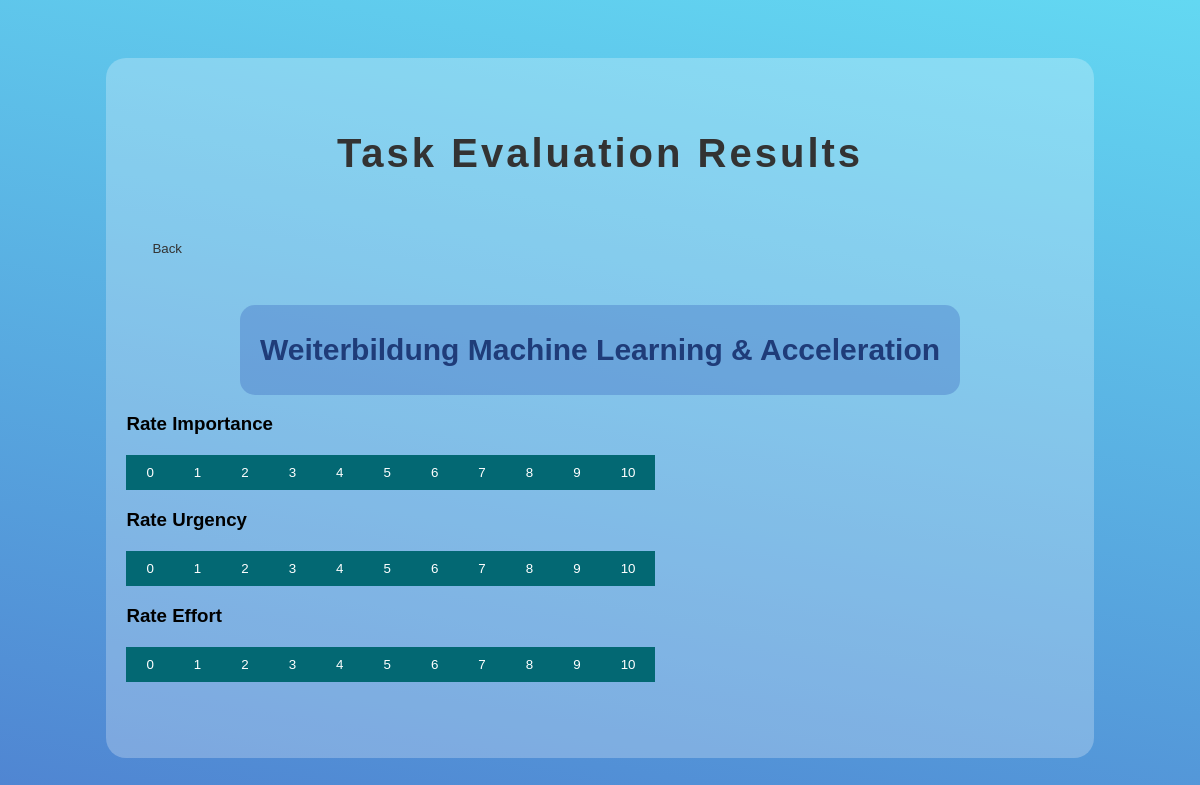
Before: /evaluate_tasks with the older database file.
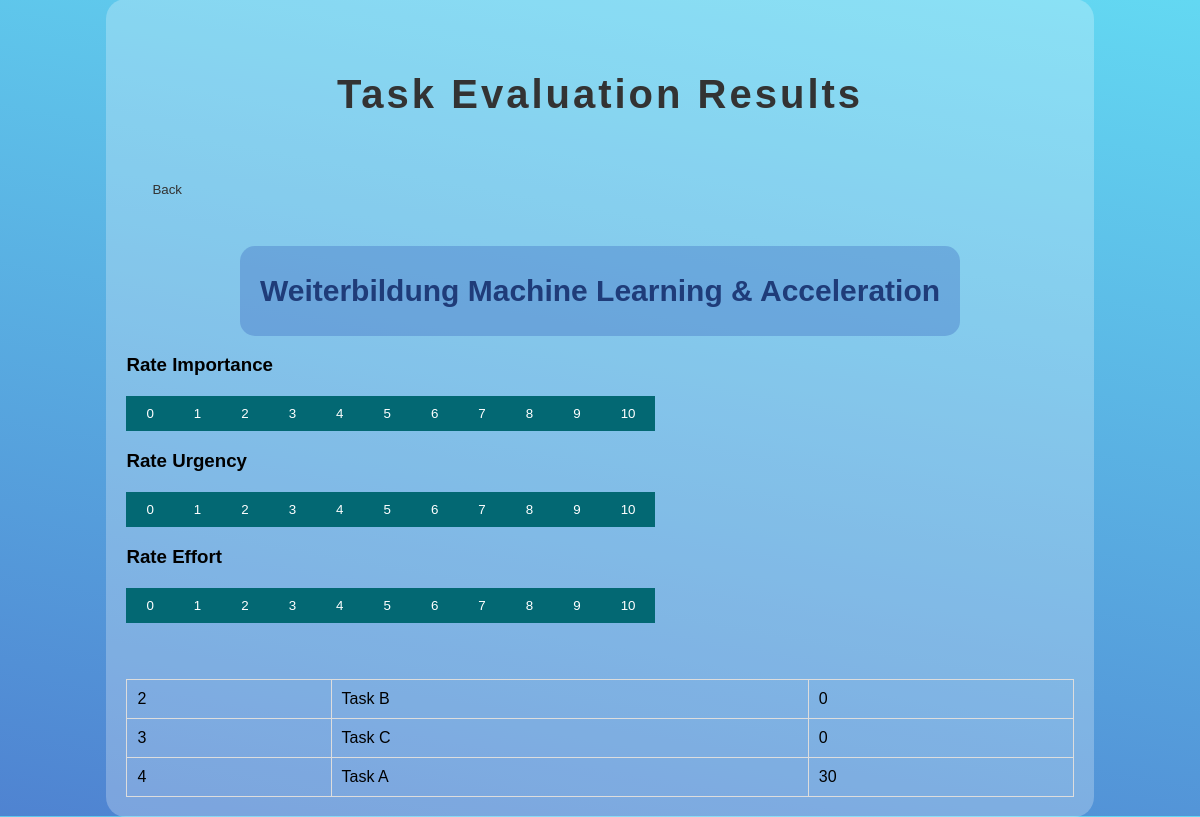
After: the same page with the newer database file.
### main_app.py (models this page shows, shortened)
class IT_db(db.Model):
    task_id=db.Column(db.Integer, primary_key=True)
    name=db.Column(db.String(200), nullable=False)
    Importance_Score=db.Column(db.Integer)

### main_app.py (the view)
@app.route('/evaluate_tasks', methods=['GET', 'POST'])
def evaluate_tasks_route():
    IT_df, UT_df, ET_df = evaluate_tasks(df_tasks)
    IT_list = IT_db.query.all()
    return render_template('evaluate.html', title='Evaluate Page',
                           IT_df=IT_df, UT_df=UT_df, ET_df=ET_df,
                           IT_list=IT_list,
                           attribute=attribute)

### WEBAPP_funcs.py (called while the page is built)
def evaluate_tasks(df_tasks):
    tasks = df_tasks['Tasks'].tolist()
    IT_df = pd.DataFrame({'Tasks': tasks, 'Importance_Score': 0})
    UT_df = pd.DataFrame({'Tasks': tasks, 'Urgency_Score': 0})
    ET_df = pd.DataFrame({'Tasks': tasks, 'Effort_Score': 0})
    for task in tasks:
        importance_key = f"importance_{task}"
        urgency_key = f"urgency_{task}"
        effort_key = f"effort_{task}"
        importance_score = 1
        urgency_score = 2
        effort_score = 3
        IT_df.loc[IT_df['Tasks'] == task, 'Importance_Score'] = importance_score
        UT_df.loc[UT_df['Tasks'] == task, 'Urgency_Score'] = urgency_score
        ET_df.loc[ET_df['Tasks'] == task, 'Effort_Score'] = effort_score
    return IT_df, UT_df, ET_df

### templates/evaluate.html (shortened to what this page needs)
<!DOCTYPE html>
<html lang="de">
<head>
    <link rel="stylesheet" href="{{ url_for('static', filename='style_evaluate.css')}}">
</head>
<body>
    <div class="container" >
        <h2>Task Evaluation Results</h2>
        <form action="/">
            <button type="submit">
                <i class="fas fa-caret-left" style="padding-right: 5px;"></i>
                Back
            </button>
        </form>
        <br>
        <div class="center">
            <h4>Weiterbildung Machine Learning & Acceleration</h4>
        </div>
        <h3>Rate Importance</h3>
        <div class="btn-group">
            <form action=/update_scores method="POST"><button type="submit" name="IT_value" value="0">0</button></form>
            <form action=/update_scores method="POST"><button type="submit" name="IT_value" value="1">1</button></form>
            <form action=/update_scores method="POST"><button type="submit" name="IT_value" value="2">2</button></form>
            <form action=/update_scores method="POST"><button type="submit" name="IT_value" value="3">3</button></form>
            <form action=/update_scores method="POST"><button type="submit" name="IT_value" value="4">4</button></form>
            <form action=/update_scores method="POST"><button type="submit" name="IT_value" value="5">5</button></form>
            <form action=/update_scores method="POST"><button type="submit" name="IT_value" value="6">6</button></form>
            <form action=/update_scores method="POST"><button type="submit" name="IT_value" value="7">7</button></form>
            <form action=/update_scores method="POST"><button type="submit" name="IT_value" value="8">8</button></form>
            <form action=/update_scores method="POST"><button type="submit" name="IT_value" value="9">9</button></form>
            <form action=/update_scores method="POST"><button type="submit" name="IT_value" value="10">10</button></form>
        </div>
        <h3>Rate Urgency</h3>
        <div class="btn-group">
            <form action=/update_scores method="POST"><button>0</button></form>
            <form action=/update_scores method="POST"><button>1</button></form>
            <form action=/update_scores method="POST"><button>2</button></form>
            <form action=/update_scores method="POST"><button>3</button></form>
            <form action=/update_scores method="POST"><button>4</button></form>
            <form action=/update_scores method="POST"><button>5</button></form>
            <form action=/update_scores method="POST"><button>6</button></form>
            <form action=/update_scores method="POST"><button>7</button></form>
            <form action=/update_scores method="POST"><button>8</button></form>
            <form action=/update_scores method="POST"><button>9</button></form>
            <form action=/update_scores method="POST"><button>10</button></form>
        </div>
        <h3>Rate Effort</h3>
        <div class="btn-group">
            <form action=/update_scores method="POST"><button>0</button></form>
            <form action=/update_scores method="POST"><button>1</button></form>
            <form action=/update_scores method="POST"><button>2</button></form>
            <form action=/update_scores method="POST"><button>3</button></form>
            <form action=/update_scores method="POST"><button>4</button></form>
            <form action=/update_scores method="POST"><button>5</button></form>
            <form action=/update_scores method="POST"><button>6</button></form>
            <form action=/update_scores method="POST"><button>7</button></form>
            <form action=/update_scores method="POST"><button>8</button></form>
            <form action=/update_scores method="POST"><button>9</button></form>
            <form action=/update_scores method="POST"><button>10</button></form>
        </div>
        <br><br>
        <table>
            <tbody>
                {%for IT in IT_list%}
                <tr>
                    <td>{{IT.task_id}}</td>
                    <td>{{IT.name}}</td>
                    <td>{{IT.Importance_Score}}</td>
                </tr>
                {%endfor%}
            </tbody>
        </table>
    </div>
</body>
</html>

### static/style_evaluate.css (style rules this page uses)
body { font-family: Arial, sans-serif; background-color: #f5f8fa; background: linear-gradient(10deg, #4f83d1, #63D8F2); display: flex; flex-direction: column; align-items: center; justify-content: center; height: 100vh; }
.container { background-color: rgba(255, 255, 255, 0.25); width: 80%; margin: auto; padding: 20px; border-radius: 20px; }
.center { margin: auto; padding: 20px; display: flex; justify-content: center; align-items: center; background-color: #2e5ab84e; width: fit-content; height: 50px; border: 0px; border-radius: 15px; }
.btn-group button { background-color: #036873; color: white; float: left; padding: 10px 20px; border: none; border-radius: 0px; cursor: pointer; transition: background-color 0s, color 0s, border-color 0s; }
.btn-group:after { content: ""; clear: both; display: table; }
form button { background-color: #cacaca00; color: #333; padding: 10px 20px; border: 1px solid #33333300; border-radius: 5px; cursor: pointer; transition: background-color 0.3s, color 0.3s, border-color 0.3s; }
h2 { padding: 20px; text-align: center; color: #333; font-size: 40px; letter-spacing: 3px; }
h4 { color: #1f3c79; border: none; border-radius: 5px; cursor: pointer; font-size: 30px; }
table { width: 100%; border-collapse: collapse; margin-top: 20px; }
table th, table td { padding: 10px; border: 1px solid #ddd; }
form { margin-bottom: 20px; }

Changed rows visible on the page:
added IT_db: task_id "2", name "Task B", Importance_Score "0"
added IT_db: task_id "3", name "Task C", Importance_Score "0"
added IT_db: task_id "4", name "Task A", Importance_Score "30"
